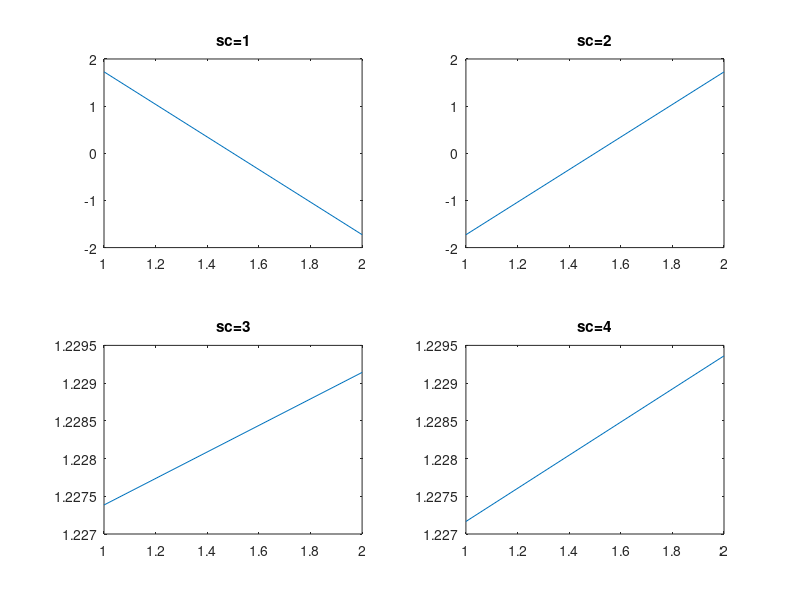

The MATLAB source for this figure:
% test2.m
%% implementation of system on p.13 of the journal

close all
clear all
%clc

load('ppa.mat')
load('ppb.mat')
s= [1 -1;-1 1 ; 1 1; 1 1];

ifout =ifft(s);

%sfb ppt filter
for i=1:4
    aout(i,:) =conv(ppa(i,:),ifout(i,:));
end

%overlap & p/s
y = zeros(1,4*4+(2*size(s,2)-1)*4/2);
for i=1:4+size(s,2)-1
    y(1,1+4*(i-1):4*(i-1)+4)=y(1,1+4*(i-1):4*(i-1)+4)+aout(:,i).';
end


% s/p
for i=1:4+size(s,2)-1
    rin(:,i)=y(1,1+4*(i-1):4*(i-1)+4);
end

%afb ppt filter
for i=1:4
    bout(i,:)=conv(rin(i,:),ppb(i,:));
    coef(i,:) = conv(ppb(i,:),ppa(i,:));
end

%bout(2,:)=-1*bout(2,:);

%sampled=bout;
sampled=bout(:,4:4+size(s,2)-1)./.6863;

 
fout = fft(sampled);

figure(1);
for i=1:4
    subplot(2,2,i);
    plot(real(fout(i,:)));
    title(sprintf('sc=%d',i));
    %axis([1 size(s,2) -2 2]);
end

s_est=real(fout);

dif_s =[s, s_est];
serr = abs(s-round(s_est));






























% %this works well
% %without overlapping

% close all
% clear all
% clc
% 
% load('ppa.mat')
% load('ppb.mat')
% s= [1 -1; 1 1; -1 1; 1 -1];
% 
% ifout =ifft(s);
% 
% 
% for i=1:4
%     filter(i,:)=conv(ppa(i,:),ppb(i,:));
%     out(i,:)=conv(ifout(i,:),filter(i,:));
% end
% 
% fout = fft(out);
% 
% figure(1);
% for i=1:4
%     subplot(2,2,i);
%     plot(real(fout(i,:)));
%     title(sprintf('sc=%d',i));
% end
% 
% 
% %stop
% s_est=real(fout(:,4:5));
% 
% dif_s =[s, s_est];

% this work with problem on sc=2
% w/ overlapping and sampling after fft

% 
% close all
% clear all
% clc
% 
% load('ppa.mat')
% load('ppb.mat')
% s= [1 -1; 1 1; -1 1; 1 -1];
% 
% ifout =ifft(s);
% 
% %sfb ppt filter
% for i=1:4
%     aout(i,:)=conv(ifout(i,:),ppa(i,:));
% end
% 
% %overlap & p/s
% y = zeros(1,12);
% for i=1:5
%     y(1,1+2*(i-1):2*(i-1)+4)=y(1,1+2*(i-1):2*(i-1)+4)+aout(:,i).';
% end
% 
% 
% % s/p
% for i=1:5
%     rin(:,i)=y(1,1+2*(i-1):2*(i-1)+4);
% end
% 
% %afb ppt filter
% for i=1:4
%     bout(i,:)=conv(rin(i,:),ppb(i,:));
% end
% 
% 
% 
%  
% fout = fft(bout);
% 
% figure(1);
% for i=1:4
%     subplot(2,2,i);
%     plot(real(fout(i,:)));
%     title(sprintf('sc=%d',i));
% end
% 
% s_est=real(fout(:,4:5));
% 
% dif_s =[s, s_est];